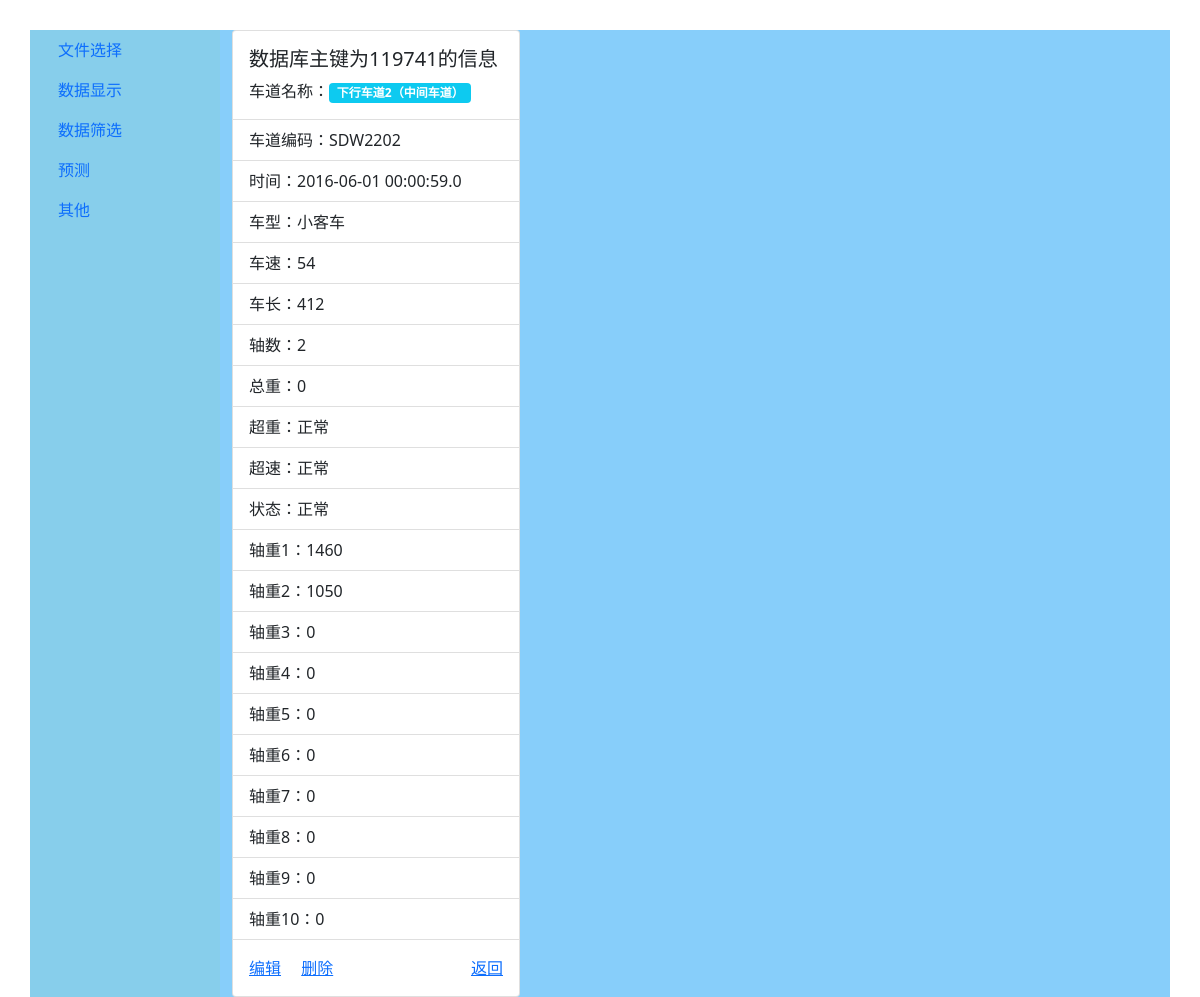
Screenshot of /tfp/119741/detail/ with the database file from the repository.
### trafficflowprediction/models.py (models this page shows)
class CarInfo(models.Model):
    lane_name = models.CharField(max_length=15)
    lane_code = models.CharField(max_length=7)
    time = models.CharField(max_length=22)
    car_type = models.CharField(max_length=3)
    speed = models.PositiveSmallIntegerField()
    car_length = models.PositiveSmallIntegerField()
    axles = models.PositiveSmallIntegerField()
    total_weight = models.PositiveSmallIntegerField()
    axle1_weight = models.PositiveSmallIntegerField()
    axle2_weight = models.PositiveSmallIntegerField()
    axle3_weight = models.PositiveSmallIntegerField()
    axle4_weight = models.PositiveSmallIntegerField()
    axle5_weight = models.PositiveSmallIntegerField()
    axle6_weight = models.PositiveSmallIntegerField()
    axle7_weight = models.PositiveSmallIntegerField()
    axle8_weight = models.PositiveSmallIntegerField()
    axle9_weight = models.PositiveSmallIntegerField()
    axle10_weight = models.PositiveSmallIntegerField()
    overload = models.CharField(max_length=5)
    overspeed = models.CharField(max_length=5)
    state = models.CharField(max_length=5)
    class Meta:
        permissions = ()

### trafficflowprediction/views.py (the view)
# urls.py: path('<int:pk>/detail/', Detail.as_view(), name='detail'),
class Detail(DetailView):
    model = CarInfo
    template_name = 'trafficflowprediction/detail.html'

### trafficflowprediction/templates/trafficflowprediction/detail.html (shortened to what this page needs)
{% extends 'trafficflowprediction/base.html' %}
{% block data_content %}
    <div class="card" style="width: 18rem;">
        <div class="card-body">
            <h5 class="card-title">数据库主键为{{ object.pk }}的信息</h5>
            <p class="card-text">
                车道名称：<span class="badge badge-secondary bg-info">{{ object.lane_name }}</span>
            </p>
        </div>
        <ul class="list-group list-group-flush">
            <li class="list-group-item">车道编码：{{ object.lane_code }}</li>
            <li class="list-group-item">时间：{{ object.time }}</li>
            <li class="list-group-item">车型：{{ object.car_type }}</li>
            <li class="list-group-item">车速：{{ object.speed }}</li>
            <li class="list-group-item">车长：{{ object.car_length }}</li>
            <li class="list-group-item">轴数：{{ object.axles }}</li>
            <li class="list-group-item">总重：{{ object.total_weight }}</li>
            <li class="list-group-item">超重：{{ object.overload }}</li>
            <li class="list-group-item">超速：{{ object.overspeed }}</li>
            <li class="list-group-item">状态：{{ object.state }}</li>
            <li class="list-group-item">轴重1：{{ object.axle1_weight }}</li>
            <li class="list-group-item">轴重2：{{ object.axle2_weight }}</li>
            <li class="list-group-item">轴重3：{{ object.axle3_weight }}</li>
            <li class="list-group-item">轴重4：{{ object.axle4_weight }}</li>
            <li class="list-group-item">轴重5：{{ object.axle5_weight }}</li>
            <li class="list-group-item">轴重6：{{ object.axle6_weight }}</li>
            <li class="list-group-item">轴重7：{{ object.axle7_weight }}</li>
            <li class="list-group-item">轴重8：{{ object.axle8_weight }}</li>
            <li class="list-group-item">轴重9：{{ object.axle9_weight }}</li>
            <li class="list-group-item">轴重10：{{ object.axle10_weight }}</li>
        </ul>
        <div class="card-body">
            <a href="{% url 'trafficflowprediction:update' object.pk %}" class="card-link">编辑</a>
            <a href="{% url 'trafficflowprediction:delete' object.pk %}" class="card-link">删除</a>
            <a class="float-end" href="{% url 'trafficflowprediction:show' p=1 %}">返回</a>
        </div>
    </div>
{% endblock %}

### rows the page displays
CarInfo: pk "119741", lane_name "下行车道2（中间车道）", lane_code "SDW2202", time "2016-06-01 00:00:59.0", car_type "小客车", speed "54", car_length "412", axles "2", total_weight "0", overload "正常", overspeed "正常", state "正常", axle1_weight "1460", axle2_weight "1050", axle3_weight "0", axle4_weight "0", axle5_weight "0", axle6_weight "0", axle7_weight "0", axle8_weight "0", axle9_weight "0", axle10_weight "0"
